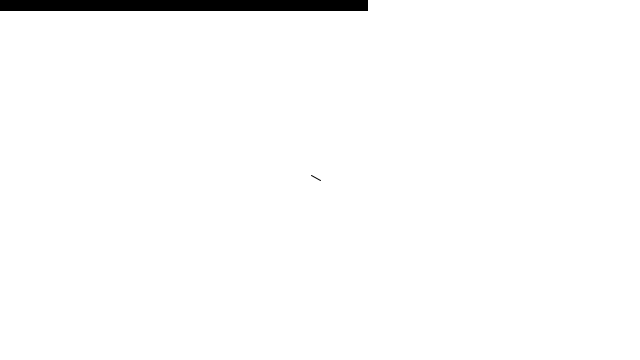
Frame 1 (no input)
Frame 60 (the mouse pressed at the canvas centre just before this capture): identical to frame 1, image omitted
Frame 120 (the mouse held since frame 60 and released just before this capture): blank canvas, image omitted

The Processing sketch that drew this single still picture (run headless with seeded random() and noise(); from frame 60 on, the mouse is pressed at the canvas centre):

// Processing sketch: vectorStuff
// ── vectorStuff.pde
void setup() {
  size(640, 360);
}

void draw() {
  background(255);
  PVector mouse = new PVector(mouseX, mouseY);
  PVector center = new PVector(width/2, height/2);
  
  mouse.sub(center);
  
  float m = mouse.mag();
  fill(0);
  rect(0,0,m,10);
  
  translate(width/2, height/2);
  
  mouse.normalize();
  mouse.x *= 10;
  mouse.y *= 10;
  
  line(0,0,mouse.x, mouse.y);
}
